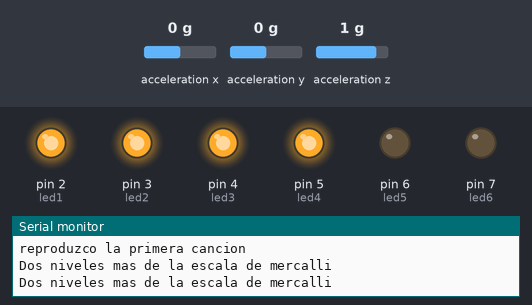
A sketch run on a simulated Arduino Uno, built with avr-gcc and run on an emulated ATmega328P. Shown: output pins drawn as LEDs (lit = HIGH), the last lines printed to the serial monitor. Inputs (shaded band) come from the test bench; at power-on: acceleration z 1 g, acceleration x 0 g, acceleration y 0 g. The audio player accepts every command and is not drawn.

Above: at 1.8 s.
1.9 s: acceleration z set to -0.8 g
At 3.3 s:
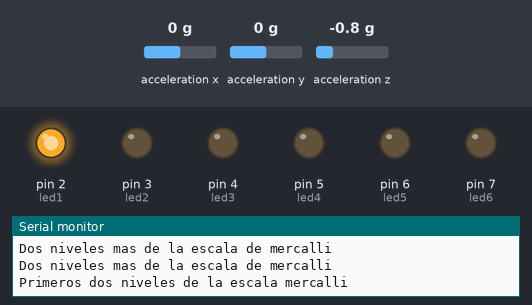
4.1 s: acceleration x set to -0.4 g
At 5.0 s:
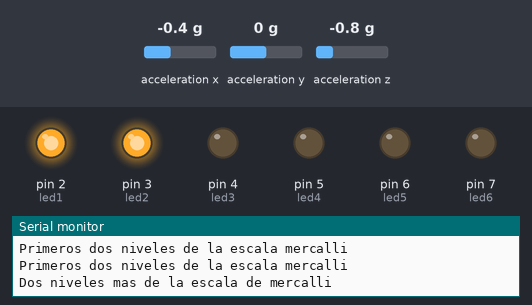
6.1 s: acceleration y set to -0.4 g
At 7.8 s:
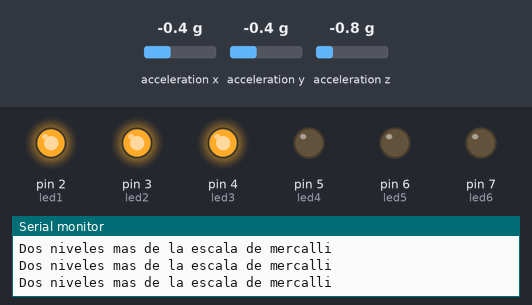
8.1 s: acceleration x set to -0.6 g
At 9.5 s:
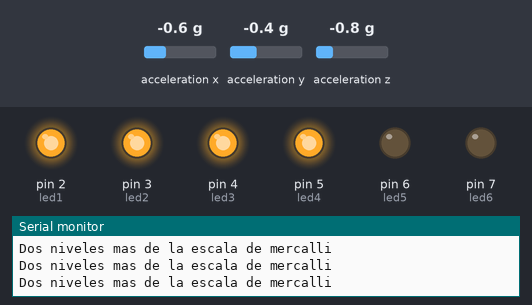
10.1 s: acceleration x set to -0.8 g
At 11.1 s:
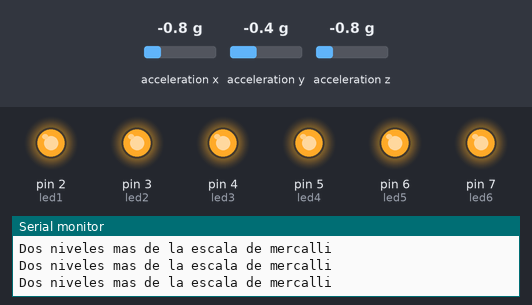
12.1 s: acceleration y set to 0 g
At 13.7 s:
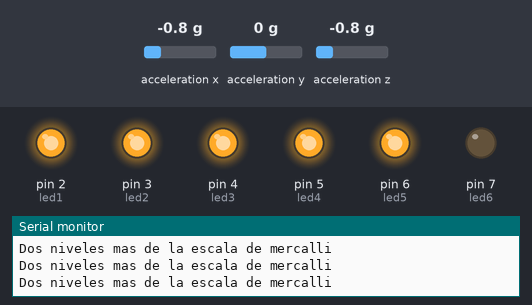
Timing chart, 0 to 15.2 s (numbered marks = the images above; inputs shaded):
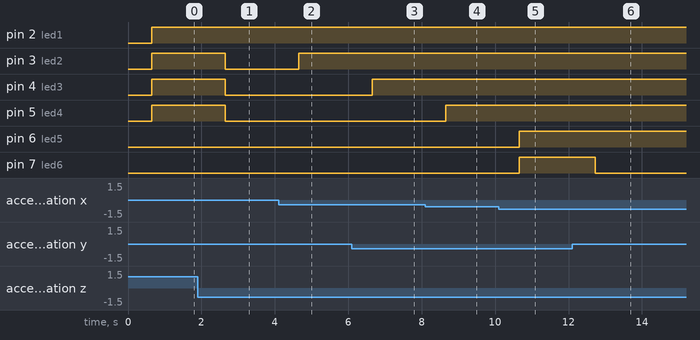

The sketch:

Practica2bim3.ino
```cpp
//Librerias
#include <Wire.h>                   //libreria para usar el protocolo i2c
#include <SparkFun_ADXL345.h>       //libreria para usar el acelerometro ADXL345
#include <SoftwareSerial.h>        //libreria para emular otro puerto serie
#include <DFRobotDFPlayerMini.h>    //libreria para usar el reproductor MP3
#define led1 2
#define led2 3
#define led3 4
#define led4 5
#define led5 6
#define led6 7


//Constructores
ADXL345 acc_sismo = ADXL345();          //constructor para usar el acelerometro
SoftwareSerial mp3_sismo(10,11);         //RX 6 y TX 7
DFRobotDFPlayerMini reproductor_MP3;    //constructor para el reproductor MP3
//Variables
/*
Declaro las 3 variables, donde guardo los valores de aceleracion de caada eje
*/
unsigned int acc_X;         //aceleracion en el eje x
unsigned int acc_Y;         //aceleracion en el eje y
unsigned int acc_Z;         //aceleracion en el eje z

//Variable donde guardo la magnitud del vector aceleracion
float magnitud_acc;

//Configuraciones
void setup() {
  Serial.begin(9600);             //Inicio la comunicacion serial del arduino hacia la computadora
  mp3_sismo.begin(9600);           //Inicio la comunicacion serial emulada para el mp3
  acc_sismo.powerOn();            //Enciendo el acelerometro
  acc_sismo.setRangeSetting(8);    //Configuro la sensibbilidad del acelerometro
  pinMode(led1, OUTPUT);
  pinMode(led2, OUTPUT);
  pinMode(led3, OUTPUT);
  pinMode(led4, OUTPUT);
  pinMode(led5, OUTPUT);
  pinMode(led6, OUTPUT);


  //Compruebo si hay conexion con el modulo mp3
  if(!reproductor_MP3.begin(mp3_sismo))
  {
    //Si no existe, me quedo aqui siempre. Ya no avanzo en el codigo
    Serial.println("No he podido comunicarme con el modulo MP3");

    while (1);
  }
  //Si la comunicacion ha sido exitosa, avanzo
  reproductor_MP3.volume(20);       //volumen al maximo
  Serial.println("Comunicacion exitosa con el reproductor MP3");
  Serial.println("Practica 2 - fily");
  Serial.println("reproduzco la primera cancion");

  delay(100);
}

void loop() {

  //Leo las variables medidas por el acelerometro
  acc_sismo.readAccel(&acc_X,&acc_Y,&acc_Z);
  /*
  //Imprimo las variables leidas, estas se mostraran en el monitor serial
  Serial.print("Aceleracion en X: ");
  Serial.println(acc_X);
  Serial.print("Aceleracion en Y: ");
  Serial.println(acc_Y);
  Serial.print("Aceleracion en Z: ");
  Serial.println(acc_Z);
  */
  //obtengo la magnitud del vector aceleracion
  magnitud_acc = sqrtf((acc_X*acc_X)+(acc_Y*acc_Y)+(acc_Z*acc_Z));

  //Serial.print("La magnitud del vector aceleracion es de: ");
  //Serial.println(magnitud_acc);
  int mapeo_intensidad = map(magnitud_acc,47, 75, 0, 10);

  /*
  Serial.print("El valor mapeo es de: ");
  Serial.println(mapeo_intensidad);*/

  if(mapeo_intensidad>=0 && mapeo_intensidad <2){
    Serial.println("Primeros dos niveles de la escala mercalli");
    digitalWrite(led1,HIGH);
    digitalWrite(led2,LOW);
    digitalWrite(led3,LOW);
    digitalWrite(led4,LOW);
    digitalWrite(led5,LOW);
    digitalWrite(led6,LOW);
    }
  else if (mapeo_intensidad>=2 && mapeo_intensidad<4){
    Serial.println("Dos niveles mas de la escala de mercalli");
    digitalWrite(led1,HIGH);
    digitalWrite(led2,HIGH);
    digitalWrite(led3,LOW);
    digitalWrite(led4,LOW);
    digitalWrite(led5,LOW);
    digitalWrite(led6,LOW);
    }

  else if (mapeo_intensidad>=4 && mapeo_intensidad<6){
    Serial.println("Dos niveles mas de la escala de mercalli");
    digitalWrite(led1,HIGH);
    digitalWrite(led2,HIGH);
    digitalWrite(led3,HIGH);
    digitalWrite(led4,LOW);
    digitalWrite(led5,LOW);
    digitalWrite(led6,LOW);
    }

  else if (mapeo_intensidad>=6 && mapeo_intensidad<8){
    Serial.println("Dos niveles mas de la escala de mercalli");
    digitalWrite(led1,HIGH);
    digitalWrite(led2,HIGH);
    digitalWrite(led3,HIGH);
    digitalWrite(led4,HIGH);
    digitalWrite(led5,LOW);
    digitalWrite(led6,LOW);
    }

  else if (mapeo_intensidad>=8 && mapeo_intensidad<10){
    Serial.println("Dos niveles mas de la escala de mercalli");
    digitalWrite(led1,HIGH);
    digitalWrite(led2,HIGH);
    digitalWrite(led3,HIGH);
    digitalWrite(led4,HIGH);
    digitalWrite(led5,HIGH);
    digitalWrite(led6,LOW);
    }

  else if (mapeo_intensidad>=10 && mapeo_intensidad<12){
    Serial.println("Dos niveles mas de la escala de mercalli");
    digitalWrite(led1,HIGH);
    digitalWrite(led2,HIGH);
    digitalWrite(led3,HIGH);
    digitalWrite(led4,HIGH);
    digitalWrite(led5,HIGH);
    digitalWrite(led6,HIGH);
    reproductor_MP3.play(8);
    }
  else {
  Serial.println("Ay mi casa");
  }
  delay(1000);
}
```

Measured:
- the behaviour switches between -0.2 and -0.3 g on acceleration x (found by bisection; images 1 and 2)
- the behaviour switches between -0.2 and -0.3 g on acceleration y (found by bisection; images 2 and 3)
- the behaviour switches between -0.4 and -0.5 g on acceleration x (found by bisection; images 3 and 4)
- after the input at 1.9 s, pin 3 (led2), pin 4 (led3), pin 5 (led4): HIGH → LOW after 0.75 s
- after the input at 4.1 s, pin 3 (led2): LOW → HIGH after 0.55 s
- after the input at 6.1 s, pin 4 (led3): LOW → HIGH after 0.55 s
- after the input at 8.1 s, pin 5 (led4): LOW → HIGH after 0.56 s
- after the input at 10.1 s, pin 6 (led5), pin 7 (led6): LOW → HIGH after 0.56 s
- after the input at 12.1 s, pin 7 (led6): HIGH → LOW after 0.62 s
